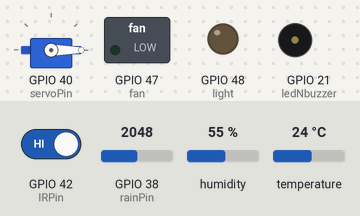
Simulated run of this sketch. Board: ESP32. Parts: servo, switched loads named in the sketch (green lamp = pin HIGH), output pins drawn as LEDs (lit = HIGH), buzzer (waves = sounding, pin HIGH). The inputs (shaded band) are chosen by the test bench; at power-on: temperature 24 °C, GPIO 38 (rainPin) = 2048, GPIO 42 (IRPin) HIGH, humidity 55 %. WiFi joins after 1.5 s; servers stay silent unless stated; no MQTT or app messages arrive unless stated; what the sketch prints to the serial monitor is not drawn.

Above: at 2.7 s.
2.8 s: temperature set to 30 °C
10.3 s: temperature set to 33 °C
At 12.7 s:
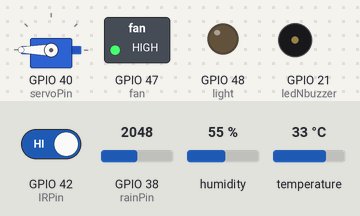
17.8 s: GPIO 38 (rainPin) set to 3052
25.3 s: GPIO 38 (rainPin) set to 3177
At 28.1 s:
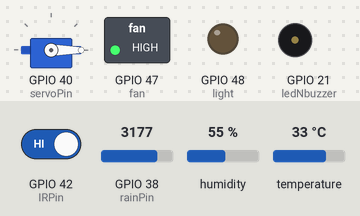
32.8 s: GPIO 42 (IRPin) driven LOW
At 37.6 s:
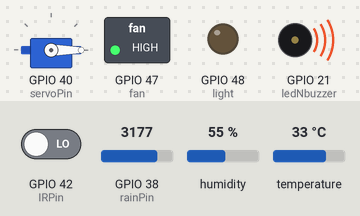
40.3 s: temperature set to 12 °C
At 42.3 s:
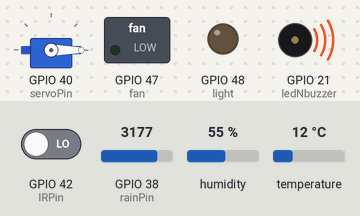
Timing chart, 0 to 43.8 s (numbered marks = the images above; inputs shaded):
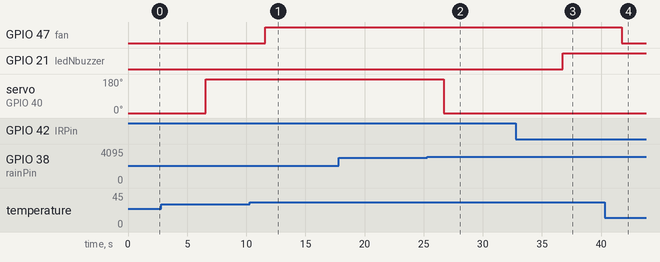

Measured:
- the behaviour switches between 31 and 32 °C on temperature (found by bisection; images 0 and 1)
- the behaviour switches between 3113 and 3114 on GPIO 38 (rainPin) (found by bisection; images 1 and 2)
- after the input at 10.3 s, GPIO 47 (fan): LOW → HIGH after 1.3 s
- after the input at 17.8 s, every drawn part: stays the same
- after the input at 25.3 s, servo on GPIO 40 (servoPin): 180° → 0° after 1.4 s
- after the input at 32.8 s, GPIO 21 (ledNbuzzer): LOW → HIGH after 3.9 s
- after the input at 40.3 s, GPIO 47 (fan): HIGH → LOW after 1.5 s

The sketch:

smarthome.ino
```cpp
/*
ESP32 publish telemetry data to Google Cloud (DHT11 sensor)
*/
#include <WiFi.h>
#include <PubSubClient.h>
#include "DHT.h"
#include <ESP32Servo.h>

const char *WIFI_SSID = "MH"; //your WiFi SSID
const char *WIFI_PASSWORD = "abcde123"; // your password
const char *MQTT_SERVER = "34.31.15.95"; // your VM instance public IP address
const int MQTT_PORT = 1883;
const char *MQTT_TOPIC = "-iot"; // MQTT topic

// DEFFINE INPUT PIN
const int tempPin = A4;        // LEFT SIDE MAKER PORT
const int rainPin = A2;       // MIDDLE MAKER PORT
const int IRPin = 42;     // RIGHT SIDE MAKER PORT

// DEFINE OUTPUT PIN
const int ledNbuzzer = 21; // FOR HOME SECURITY
const int light = 48;
const int fan = 47;
const int servoPin = 40;

// FOR DHT SENSOR
#define DHTTYPE DHT11
DHT dht(tempPin, DHTTYPE);

//  FOR SERVO
Servo Myservo;

// FOR RAIN SENSOR
int MinDepthValue = 4095;
int MaxDepthValue = 2170;
int MinDepth = 0;
int MaxDepth = 100;
int depth = 0;
const int rainThreshold = 50; // Set this according to your needs
const int shadingPosition = 180; // Set this to the angle you want for shading

// FOR IR SENSOR
unsigned long lastTrigger = 0;
boolean obstacle = false;

WiFiClient espClient;
PubSubClient client(espClient);

void setup_wifi()
{
  delay(10);
  Serial.println("Connecting to WiFi...");
  WiFi.begin(WIFI_SSID, WIFI_PASSWORD);
  while (WiFi.status() != WL_CONNECTED)
 {
  delay(500);
  Serial.print(".");
 }
  Serial.println("WiFi connected");
  Serial.println("IP address: ");
  Serial.println(WiFi.localIP());
}

void setup()
{
  Serial.begin(115200);

  // sensor
  dht.begin();
  pinMode(rainPin, INPUT);
  pinMode(tempPin, INPUT);
  pinMode(IRPin, INPUT);

  // actuator
  Myservo.attach(servoPin);
  Myservo.write(0);
  pinMode(ledNbuzzer, OUTPUT);
  pinMode(light, OUTPUT);
  pinMode(fan, OUTPUT);

  // SET INITAL OUTPUT TO LOW
  digitalWrite(ledNbuzzer, LOW);
  digitalWrite(light, LOW);
  digitalWrite(fan, LOW);

  setup_wifi();
  client.setServer(MQTT_SERVER, MQTT_PORT);
}

void reconnect()
{
  while (!client.connected())
  {
    Serial.println("Attempting MQTT connection...");
    if (client.connect("ESP32Client"))
    {
      Serial.println("Connected to MQTT server");
    }
    else
    {
      Serial.print("Failed, rc=");
      Serial.print(client.state());
      Serial.println(" Retrying in 5 seconds...");
      delay(5000);
    }
 }
}

void loop()
{
  if (!client.connected())
  {
    reconnect();
  }
  client.loop();
  delay(5000); // adjust the delay according to your requirements

  float temperature = dht.readTemperature();
  float humidity = dht.readHumidity();
  char payload[50];
  sprintf(payload, "Temperature: %.2f, Humidity: %.2f", temperature, humidity);
  client.publish(MQTT_TOPIC, payload);
  if (temperature > 31) {
    Serial.println("Temperature is above 31C. Turning fan ON.");
    digitalWrite(fan, HIGH); // Turn the fan on
  } else {
    Serial.println("Temperature is below 31C. Turning fan OFF.");
    digitalWrite(fan, LOW); // Turn the fan off
  }

  // Read rain sensor data
  int rain = analogRead(rainPin);
  sprintf(payload, "Rain Depth: %.2f", rain);
  client.publish(MQTT_TOPIC, payload);
  depth = map(rain, MinDepthValue, MaxDepthValue, MinDepth, MaxDepth);
  // Activate shading when rain is detected
  if (depth > rainThreshold) {
      Myservo.write(shadingPosition); // Move servo to shading position
  } else {
      Myservo.write(0); // Reset servo position when there's no rain
  }

  // Handle motion detection by IR Sensor
  int obstacle = !digitalRead(IRPin);
  sprintf(payload, "Obstacle: %d", obstacle);
  client.publish(MQTT_TOPIC, payload);
  //  Activate LED and buzzer when motion detected
  if (obstacle == HIGH) {
      // Turn on LED and buzzer
      digitalWrite(ledNbuzzer, HIGH);
  }
  else {
    digitalWrite(ledNbuzzer, LOW);
  }

}
```
